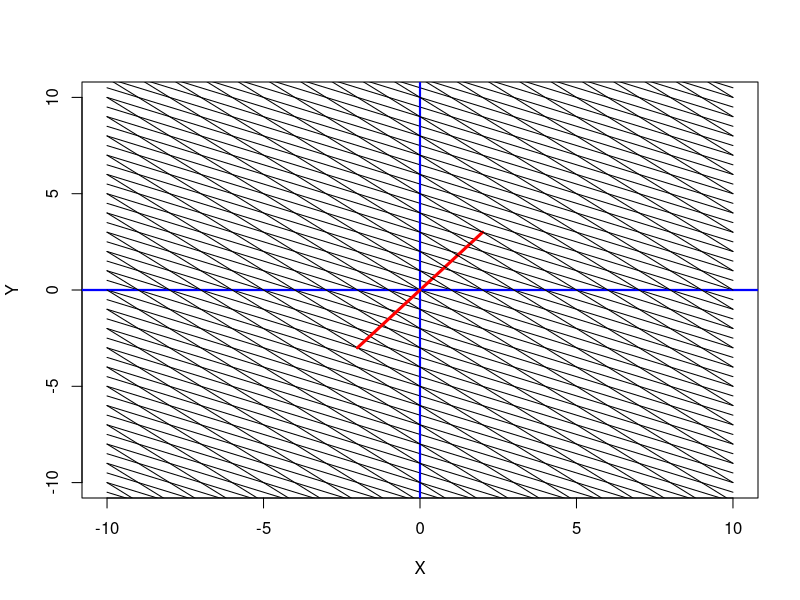

The R source for this figure:
###################################################################
#-----Function to plot covector lines-----------#
covect<-function(c1){
	a=c1[1]
	b=c1[2]
#	plot(NULL,xlim=c(-10,10),ylim=c(-10,10),xlab="X",ylab="Y")
	abline(v=0,h=0,col="blue",lwd=2)
	print(a+b)
	for (i in seq(-40,40,1))
	{	
 		x1=-10;x2=10
		y1=(i-a*x1)/b
		y2=(i-a*x2)/b
		lines(c(x1,x2),c(y1,y2))
	}
}
#-----------------------------------------------
plotgrid<-function(){
	plot(NULL,xlim=c(-10,10),ylim=c(-10,10),xlab="X",ylab="Y")
}
#-----------------------------------------------
plotv<-function(v1){
	x=v1[1]
	y=v1[2]
	lines(c(0,x),c(0,y),lwd=3,col="red")
}
###################################################################
c1<-c(-1,-2)
v1<-c(2,3)
c2<-c(1,1)
v2<-c(-2,-3)
plotgrid()
covect(c1)
plotv(v1)
covect(c2)
plotv(v2)

